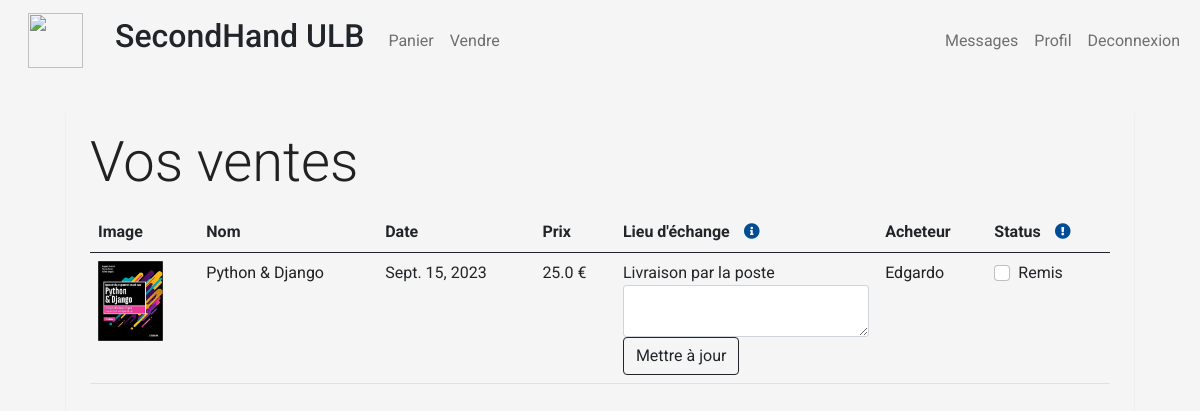
The app's page /sales (signed in), older data.
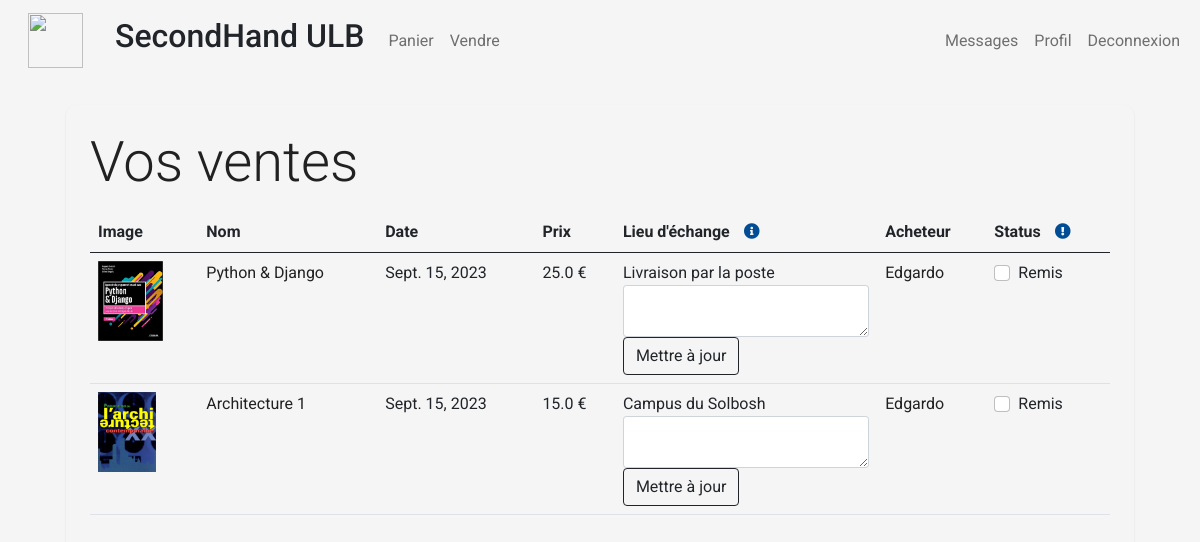
The same page, newer data.
### store/models/orders.py (models this page shows, shortened)
class Order(models.Model):
    product = models.ForeignKey(Products, on_delete=models.CASCADE)
    buyer = models.ForeignKey(
        Customer,
        on_delete=models.CASCADE,
        related_name='buyer_orders'  # Specify a related name for the buyer
    )
    seller = models.ForeignKey(
        Customer,
        on_delete=models.CASCADE,
        related_name='seller_orders'  # Specify a related name for the seller
    )
    price = models.IntegerField()
    place_description = models.CharField(max_length=200, default='', blank=True)
    date = models.DateField(default=datetime.datetime.today)
    status = models.BooleanField(default=False)
    @staticmethod
    def get_orders_by_seller(seller_id):
        return Order.objects.filter(seller_id=seller_id).order_by('-date')

### store/models/product.py (models this page shows, shortened)
class Products(models.Model):
    user_id = models.CharField(max_length=50)
    name = models.CharField(max_length=60)
    price= models.IntegerField(default=0)
    category= models.ForeignKey(Category,on_delete=models.CASCADE,default=1 )
    condition= models.ForeignKey(Condition,on_delete=models.CASCADE,default=1 )
    place= models.ForeignKey(Place,on_delete=models.CASCADE,default=1 )
    description= models.CharField(max_length=250, default='', blank=True, null= True)
    image= models.ImageField(upload_to='products/')
    date = models.IntegerField(default=2000)
    sold = models.BooleanField(default=False)

### store/models/category.py (models this page shows, shortened)
class Place(models.Model):
    name= models.CharField(max_length=50)
    def __str__(self):
        return self.name

### store/models/customer.py (models this page shows, shortened)
class Customer(models.Model):
    first_name = models.CharField(max_length=50)
    last_name = models.CharField (max_length=50)
    description = models.CharField(max_length=288)
    faculty = models.CharField(max_length=50)
    email=models.EmailField()
    password = models.CharField(max_length=100)

### store/middlewares/auth.py (the view)
    def middleware(request):
        print(request.session.get('customer'))
        returnUrl = request.META['PATH_INFO']
        print(request.META['PATH_INFO'])
        if not request.session.get('customer'):
           return redirect(f'login?return_url={returnUrl}')
        response = get_response(request)
        return response

### store/templatetags/custom_filter.py (called while the page is built)
@register.filter(name='currency')
def currency(number):
    price = number / 100
    return str(price) + " €"

### store/views/sales.py (called while the page is built)
    def get(self , request ):
        if not request.session.get('customer'):
            return redirect('login')
        seller = request.session.get('customer')
        orders = Order.get_orders_by_seller(seller)
        return render(request , 'sales.html'  , {'orders' : orders})

### store/templates/sales.html (shortened to what this page needs)
{% extends 'base.html' %}
{% block content %}
{% load cart %}
{% load custom_filter %}
<div class="container">
   <div class="main-container p-4 m-4">
        <p class="display-4 pl-4 ml-4">Vos ventes</p>
        <table class="table">
            <thead>
                <tr>
                    <th>Image</th>
                    <th>Nom</th>
                    <th>Date</th>
                    <th>Prix</th>
                    <th>Lieu d'échange
                        <i class="fas fa-info-circle" style="color: #004D95; margin-left: 10px;" data-bs-toggle="tooltip" data-bs-html="true"
                            title="Veillez préciser la manière dont vous souhaitez remettre le produit, ou envoyez un message à votre acheteur.">
                        </i>
                    </th>
                    <th>Acheteur</th>
                    <th>Status
                    <i class="fas fa-exclamation-circle" style="color: #004D95; margin-left: 10px;" data-bs-toggle="tooltip" data-bs-html="true"
                        title="Lorsque vous indiquez le produit comme remis vous ne poouvez plus revenir en arrière.">
                    </i>
                    </th>
                </tr>
            </thead>
            <tbody>
                {% for order in orders %}
                <form action="/sales" method="POST" enctype="multipart/form-data">
                    <tr>
                        <td><img style="height: 80px;" class="" src="{{order.product.image.url}}" alt=""></td>
                        <td><a href="product/{{order.product.id}}">{{order.product.name}}</a></td>
                        <td>{{order.date}}</td>
                        <td>{{order.price|currency}}</td>
                        <td>
                            <label>{{order.product.place}}</label>
                            <div class="form-group">
                                <textarea type="text" name="place_description" id=""
                                value="{{values.description}}"
                                class=" form-control-sm form-control input-block"
                                placeholder="{{product.description}}">{{order.place_description}}</textarea>
                            </div>
                            <input type="submit" class="btn btn-outline-dark flex-shrink-0" value="Mettre à jour">
                        </td>
                        <td><a href="profile/{{order.buyer.id}}">{{order.buyer.first_name}}</a></td>
                        <td>
                            <div class="form-check">
                                <label class="form-check-label" for="statusCheckbox">
                                    Remis
                                </label>
                                <input class="form-check-input" type="checkbox" name="status" id="statusCheckbox"
                                {% if order.status %}checked disabled{% endif %}>
                            </div>
                        </td>
                    </tr>
                </form>
                {% endfor %}
            </tbody>
        </table>
   </div>
</div>
{% endblock %}

Row changes from the older to the newer data that the page shows:
added Order: product.image (picture), product.name "Architecture 1", date "Sept. 15, 2023", price "15.0 €", product.place "Campus du Solbosh", buyer.first_name "Edgardo"
